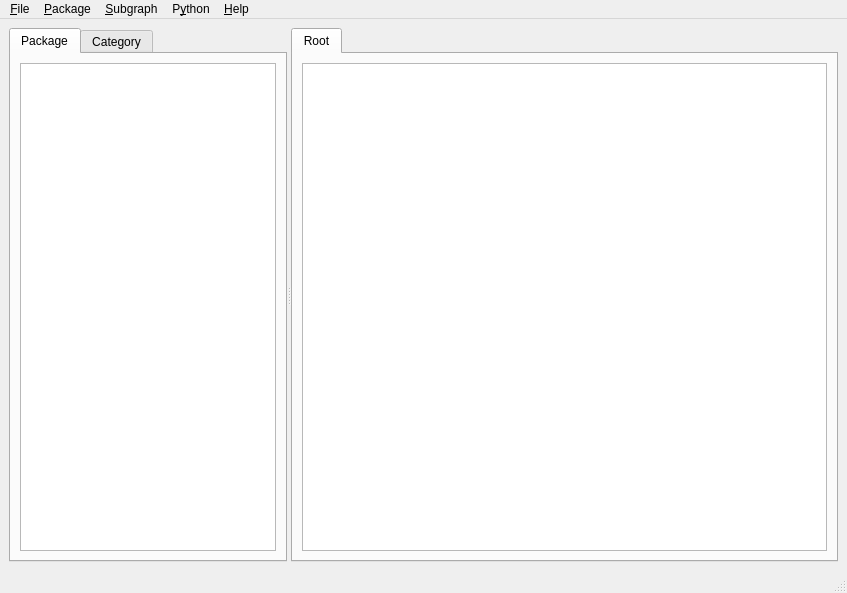
<ui version="4.0" >
 <class>MainWindow</class>
 <widget class="QMainWindow" name="MainWindow" >
  <property name="geometry" >
   <rect>
    <x>0</x>
    <y>0</y>
    <width>847</width>
    <height>593</height>
   </rect>
  </property>
  <property name="windowTitle" >
   <string>OpenAlea Software Bus</string>
  </property>
  <widget class="QWidget" name="centralwidget" >
   <layout class="QHBoxLayout" >
    <property name="margin" >
     <number>9</number>
    </property>
    <property name="spacing" >
     <number>6</number>
    </property>
    <item>
     <widget class="QSplitter" name="splitter_2" >
      <property name="orientation" >
       <enum>Qt::Horizontal</enum>
      </property>
      <widget class="QTabWidget" name="tabPackager" >
       <property name="currentIndex" >
        <number>0</number>
       </property>
       <widget class="QWidget" name="packageview" >
        <property name="sizePolicy" >
         <sizepolicy>
          <hsizetype>3</hsizetype>
          <vsizetype>5</vsizetype>
          <horstretch>0</horstretch>
          <verstretch>0</verstretch>
         </sizepolicy>
        </property>
        <attribute name="title" >
         <string>Package</string>
        </attribute>
        <layout class="QVBoxLayout" >
         <property name="margin" >
          <number>9</number>
         </property>
         <property name="spacing" >
          <number>6</number>
         </property>
         <item>
          <widget class="QTreeView" name="packageTreeView" >
           <property name="sizePolicy" >
            <sizepolicy>
             <hsizetype>3</hsizetype>
             <vsizetype>7</vsizetype>
             <horstretch>0</horstretch>
             <verstretch>0</verstretch>
            </sizepolicy>
           </property>
           <property name="dragEnabled" >
            <bool>true</bool>
           </property>
           <property name="alternatingRowColors" >
            <bool>true</bool>
           </property>
           <property name="rootIsDecorated" >
            <bool>false</bool>
           </property>
           <property name="animated" >
            <bool>true</bool>
           </property>
          </widget>
         </item>
        </layout>
       </widget>
       <widget class="QWidget" name="categoryview" >
        <attribute name="title" >
         <string>Category</string>
        </attribute>
        <layout class="QVBoxLayout" >
         <property name="margin" >
          <number>9</number>
         </property>
         <property name="spacing" >
          <number>6</number>
         </property>
         <item>
          <widget class="QTreeView" name="categoryTreeView" >
           <property name="dragEnabled" >
            <bool>true</bool>
           </property>
           <property name="alternatingRowColors" >
            <bool>true</bool>
           </property>
           <property name="rootIsDecorated" >
            <bool>false</bool>
           </property>
           <property name="animated" >
            <bool>true</bool>
           </property>
          </widget>
         </item>
        </layout>
       </widget>
      </widget>
      <widget class="QSplitter" name="splitter" >
       <property name="sizePolicy" >
        <sizepolicy>
         <hsizetype>7</hsizetype>
         <vsizetype>7</vsizetype>
         <horstretch>10</horstretch>
         <verstretch>0</verstretch>
        </sizepolicy>
       </property>
       <property name="orientation" >
        <enum>Qt::Vertical</enum>
       </property>
       <widget class="QTabWidget" name="tabWorkspace" >
        <property name="sizePolicy" >
         <sizepolicy>
          <hsizetype>7</hsizetype>
          <vsizetype>7</vsizetype>
          <horstretch>4</horstretch>
          <verstretch>3</verstretch>
         </sizepolicy>
        </property>
        <property name="currentIndex" >
         <number>0</number>
        </property>
        <widget class="QWidget" name="workspace1" >
         <attribute name="title" >
          <string>Root</string>
         </attribute>
         <layout class="QVBoxLayout" >
          <property name="margin" >
           <number>9</number>
          </property>
          <property name="spacing" >
           <number>6</number>
          </property>
          <item>
           <widget class="QGraphicsView" name="graphicsView" />
          </item>
         </layout>
        </widget>
       </widget>
      </widget>
     </widget>
    </item>
   </layout>
  </widget>
  <widget class="QMenuBar" name="menubar" >
   <property name="geometry" >
    <rect>
     <x>0</x>
     <y>0</y>
     <width>847</width>
     <height>25</height>
    </rect>
   </property>
   <widget class="QMenu" name="menu_Help" >
    <property name="title" >
     <string>&amp;Help</string>
    </property>
    <addaction name="action_Help" />
    <addaction name="separator" />
    <addaction name="action_About" />
   </widget>
   <widget class="QMenu" name="menu_File" >
    <property name="title" >
     <string>&amp;File</string>
    </property>
    <addaction name="action_New_Project" />
    <addaction name="action_Open_Project" />
    <addaction name="action_Save_Project" />
    <addaction name="actionSave_as" />
    <addaction name="separator" />
    <addaction name="action_Quit" />
   </widget>
   <widget class="QMenu" name="menu_Python" >
    <property name="title" >
     <string>P&amp;ython</string>
    </property>
   </widget>
   <widget class="QMenu" name="menu_Package" >
    <property name="title" >
     <string>&amp;Package</string>
    </property>
    <widget class="QMenu" name="menu_Wralea_2" >
     <property name="title" >
      <string>&amp;Wralea</string>
     </property>
     <addaction name="action_Add_File" />
     <addaction name="action_Auto_Search" />
    </widget>
    <addaction name="menu_Wralea_2" />
    <addaction name="separator" />
    <addaction name="action_Find" />
    <addaction name="separator" />
    <addaction name="action_New_Package" />
    <addaction name="action_Remove_Package" />
   </widget>
   <widget class="QMenu" name="menu_Subgraph" >
    <property name="title" >
     <string>&amp;Subgraph</string>
    </property>
    <addaction name="action_New_subgraph" />
    <addaction name="separator" />
    <addaction name="action_Run_All" />
    <addaction name="actionRun_seleted_Node" />
    <addaction name="separator" />
    <addaction name="actionRemove_Node" />
   </widget>
   <addaction name="menu_File" />
   <addaction name="menu_Package" />
   <addaction name="menu_Subgraph" />
   <addaction name="menu_Python" />
   <addaction name="menu_Help" />
  </widget>
  <widget class="QStatusBar" name="statusbar" />
  <action name="action_About" >
   <property name="text" >
    <string>&amp;About</string>
   </property>
  </action>
  <action name="action_Help" >
   <property name="text" >
    <string>&amp;Help</string>
   </property>
  </action>
  <action name="action_New_Project" >
   <property name="text" >
    <string>&amp;New Project</string>
   </property>
  </action>
  <action name="action_Open_Project" >
   <property name="text" >
    <string>&amp;Open Project</string>
   </property>
  </action>
  <action name="action_Save_Project" >
   <property name="text" >
    <string>&amp;Save Project</string>
   </property>
  </action>
  <action name="actionSave_as" >
   <property name="text" >
    <string>Save Project &amp;as</string>
   </property>
  </action>
  <action name="action_Quit" >
   <property name="text" >
    <string>&amp;Quit</string>
   </property>
  </action>
  <action name="action_Find" >
   <property name="text" >
    <string>&amp;Find</string>
   </property>
  </action>
  <action name="action_New_subgraph" >
   <property name="text" >
    <string>&amp;New subgraph</string>
   </property>
  </action>
  <action name="action_New_Package" >
   <property name="text" >
    <string>&amp;Create Package</string>
   </property>
  </action>
  <action name="action_Remove_Package" >
   <property name="text" >
    <string>&amp;Remove Package</string>
   </property>
  </action>
  <action name="actionSystem_Search" >
   <property name="text" >
    <string>System &amp;Search</string>
   </property>
  </action>
  <action name="action_Add_File" >
   <property name="text" >
    <string>&amp;Add File</string>
   </property>
  </action>
  <action name="action_Auto_Search" >
   <property name="text" >
    <string>Auto &amp;Search</string>
   </property>
  </action>
  <action name="action_Run_All" >
   <property name="text" >
    <string>&amp;Run All</string>
   </property>
  </action>
  <action name="actionRun_seleted_Node" >
   <property name="text" >
    <string>Run &amp;seleted Node</string>
   </property>
  </action>
  <action name="actionRemove_Node" >
   <property name="text" >
    <string>Remove Node</string>
   </property>
  </action>
 </widget>
 <resources/>
 <connections/>
</ui>
